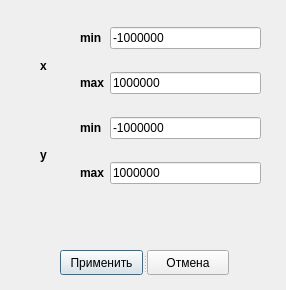
<?xml version="1.0" encoding="UTF-8"?>
<ui version="4.0">
 <class>SetCustomAxis</class>
 <widget class="QDialog" name="SetCustomAxis">
  <property name="geometry">
   <rect>
    <x>0</x>
    <y>0</y>
    <width>286</width>
    <height>290</height>
   </rect>
  </property>
  <property name="windowTitle">
   <string>Dialog</string>
  </property>
  <widget class="QWidget" name="gridLayoutWidget">
   <property name="geometry">
    <rect>
     <x>80</x>
     <y>10</y>
     <width>181</width>
     <height>191</height>
    </rect>
   </property>
   <layout class="QGridLayout" name="gridLayout">
    <item row="2" column="0">
     <widget class="QLabel" name="label_min_y">
      <property name="font">
       <font>
        <bold>true</bold>
       </font>
      </property>
      <property name="text">
       <string>min</string>
      </property>
     </widget>
    </item>
    <item row="3" column="0">
     <widget class="QLabel" name="label_max_y">
      <property name="font">
       <font>
        <bold>true</bold>
       </font>
      </property>
      <property name="text">
       <string>max</string>
      </property>
     </widget>
    </item>
    <item row="0" column="1">
     <widget class="QLineEdit" name="min_x">
      <property name="text">
       <string>-1000000</string>
      </property>
     </widget>
    </item>
    <item row="0" column="0">
     <widget class="QLabel" name="label_min_x">
      <property name="font">
       <font>
        <bold>true</bold>
       </font>
      </property>
      <property name="text">
       <string>min</string>
      </property>
     </widget>
    </item>
    <item row="3" column="1">
     <widget class="QLineEdit" name="max_y">
      <property name="text">
       <string>1000000</string>
      </property>
     </widget>
    </item>
    <item row="1" column="0">
     <widget class="QLabel" name="label_max_x">
      <property name="font">
       <font>
        <bold>true</bold>
       </font>
      </property>
      <property name="text">
       <string>max</string>
      </property>
     </widget>
    </item>
    <item row="1" column="1">
     <widget class="QLineEdit" name="max_x">
      <property name="text">
       <string>1000000</string>
      </property>
     </widget>
    </item>
    <item row="2" column="1">
     <widget class="QLineEdit" name="min_y">
      <property name="text">
       <string>-1000000</string>
      </property>
     </widget>
    </item>
   </layout>
  </widget>
  <widget class="QLabel" name="label_err">
   <property name="geometry">
    <rect>
     <x>40</x>
     <y>220</y>
     <width>211</width>
     <height>17</height>
    </rect>
   </property>
   <property name="text">
    <string/>
   </property>
  </widget>
  <widget class="QLabel" name="label_y">
   <property name="geometry">
    <rect>
     <x>40</x>
     <y>120</y>
     <width>9</width>
     <height>70</height>
    </rect>
   </property>
   <property name="font">
    <font>
     <bold>true</bold>
    </font>
   </property>
   <property name="text">
    <string>y</string>
   </property>
   <property name="wordWrap">
    <bool>false</bool>
   </property>
  </widget>
  <widget class="QLabel" name="label_x">
   <property name="geometry">
    <rect>
     <x>40</x>
     <y>40</y>
     <width>16</width>
     <height>51</height>
    </rect>
   </property>
   <property name="font">
    <font>
     <bold>true</bold>
    </font>
   </property>
   <property name="text">
    <string>x</string>
   </property>
  </widget>
  <widget class="QSplitter" name="splitter">
   <property name="geometry">
    <rect>
     <x>60</x>
     <y>250</y>
     <width>169</width>
     <height>25</height>
    </rect>
   </property>
   <property name="orientation">
    <enum>Qt::Horizontal</enum>
   </property>
   <widget class="QPushButton" name="pushButton_apply">
    <property name="text">
     <string>Применить</string>
    </property>
   </widget>
   <widget class="QPushButton" name="pushButton_cancel">
    <property name="text">
     <string>Отмена</string>
    </property>
   </widget>
  </widget>
 </widget>
 <resources/>
 <connections/>
</ui>
